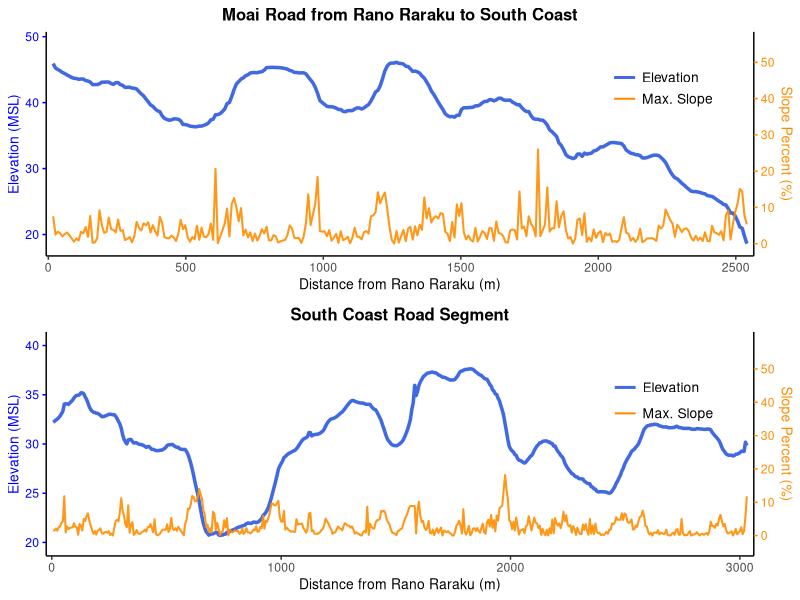
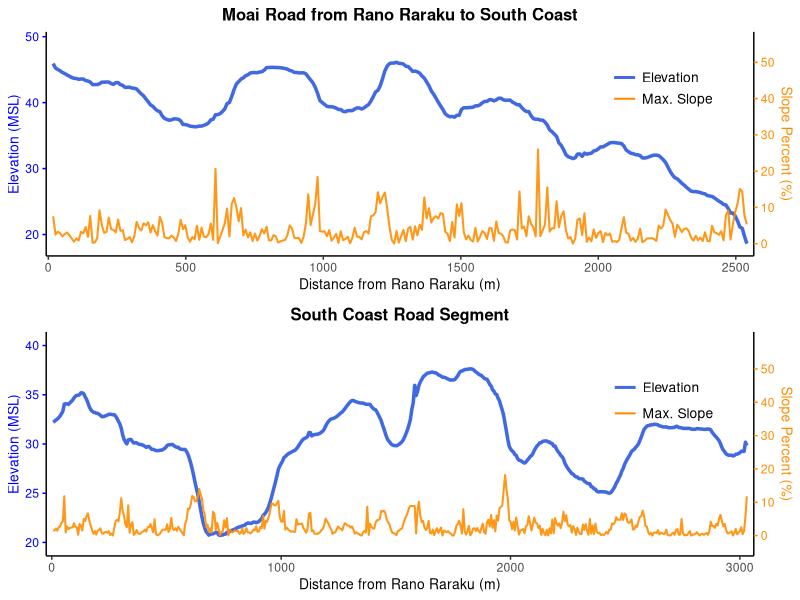

Generate these figures, in order, with R: (Note: this script raises an error after producing the figures.)
#!/usr/bin/env Rscript
# Figure 6: Elevation and slope profiles for moai transport roads
# Creates a two-panel figure showing elevation profiles and terrain slopes
# Data from GPS surveys of moai transport roads on Easter Island

library(readxl)
library(ggplot2)
library(dplyr)
library(tidyr)
library(cowplot)

cat("=== CREATING FIGURE 6: SLOPE PROFILES ===\n\n")

# Read the slope data files
cat("Reading slope data files...\n")
raraku_road <- read_excel("../data/moai_road_slope_from_raraku.xlsx")
south_coast <- read_excel("../data/southcoast_road_only_slope.xlsx")

# Clean column names for raraku road (handling duplicates)
names(raraku_road)[names(raraku_road) == "Max_Slope...13"] <- "Max_Slope"
names(raraku_road)[names(raraku_road) == "Max_Slope...6"] <- "Max_Slope_old"

# Clean column names for south coast (handling duplicates)
names(south_coast)[names(south_coast) == "Max_Slope...12"] <- "Max_Slope"
names(south_coast)[names(south_coast) == "Max_Slope...6"] <- "Max_Slope_old"

# Remove NA rows from both datasets
raraku_road <- raraku_road %>% 
  filter(!is.na(Distance) & !is.na(Elevation) & !is.na(Max_Slope))

south_coast <- south_coast %>% 
  filter(!is.na(Distance) & !is.na(Elevation) & !is.na(Max_Slope))

# Function to create dual-axis slope profile plot
create_slope_profile <- function(data, title) {
  # Ensure data is sorted by distance
  data <- data %>% arrange(Distance)
  
  # Calculate scaling factor for secondary axis
  max_elev <- max(data$Elevation, na.rm = TRUE)
  min_elev <- min(data$Elevation, na.rm = TRUE)
  max_slope <- max(data$Max_Slope, na.rm = TRUE)
  
  # Scale factor to fit slope data on same plot
  slope_scale <- (max_elev - min_elev) / 50
  
  # Create base plot with elevation
  p <- ggplot(data) +
    # Elevation profile (primary y-axis)
    geom_line(aes(x = Distance, y = Elevation), 
              color = "#4169E1", linewidth = 1.2) +
    
    # Max slope profile (secondary y-axis) - scaled to fit
    geom_line(aes(x = Distance, y = Max_Slope * slope_scale + min_elev), 
              color = "#FF8C00", linewidth = 0.7, alpha = 0.9) +
    
    # Primary y-axis (Elevation)
    scale_y_continuous(
      name = "Elevation (MSL)",
      limits = c(min_elev * 0.9, max_elev * 1.1),
      expand = c(0, 0)
    ) +
    
    # X-axis
    scale_x_continuous(
      name = "Distance from Rano Raraku (m)",
      expand = c(0.01, 0)
    ) +
    
    # Title and theme
    ggtitle(title) +
    theme_classic() +
    theme(
      plot.title = element_text(size = 12, face = "bold", hjust = 0.5),
      axis.title.x = element_text(size = 10),
      axis.title.y = element_text(size = 10, color = "blue"),
      axis.text.y = element_text(color = "blue"),
      axis.ticks.y = element_line(color = "blue"),
      panel.grid.major = element_blank(),
      panel.grid.minor = element_blank()
    )
  
  # Add secondary y-axis for slope
  p <- p + 
    scale_y_continuous(
      name = "Elevation (MSL)",
      limits = c(min_elev * 0.9, max_elev * 1.1),
      expand = c(0, 0),
      sec.axis = sec_axis(
        trans = ~ (. - min_elev) / slope_scale,
        name = "Slope Percent (%)",
        breaks = seq(0, 50, 10)
      )
    ) +
    theme(
      axis.title.y.right = element_text(size = 10, color = "darkorange"),
      axis.text.y.right = element_text(color = "darkorange"),
      axis.ticks.y.right = element_line(color = "darkorange")
    )
  
  # Add legend without box
  legend_x <- max(data$Distance) * 0.85
  legend_y_top <- max_elev * 0.95
  legend_y_bottom <- max_elev * 0.88
  
  p <- p +
    # Legend lines
    annotate("segment", 
             x = legend_x - max(data$Distance) * 0.04, 
             xend = legend_x - max(data$Distance) * 0.01,
             y = legend_y_top, yend = legend_y_top,
             color = "#4169E1", linewidth = 1) +
    annotate("segment", 
             x = legend_x - max(data$Distance) * 0.04, 
             xend = legend_x - max(data$Distance) * 0.01,
             y = legend_y_bottom, yend = legend_y_bottom,
             color = "#FF8C00", linewidth = 0.7) +
    # Legend text
    annotate("text", x = legend_x, y = legend_y_top,
             label = "Elevation", color = "black", size = 3.5, hjust = 0) +
    annotate("text", x = legend_x, y = legend_y_bottom,
             label = "Max. Slope", color = "black", size = 3.5, hjust = 0)
  
  return(p)
}

# Create plots for both roads
cat("Creating slope profile plots...\n")

# Plot 1: Moai Road from Rano Raraku
p1 <- create_slope_profile(raraku_road, 
                           "Moai Road from Rano Raraku to South Coast")

# Plot 2: South Coast Road Only
p2 <- create_slope_profile(south_coast, 
                           "South Coast Road Segment")

# Combine plots into a two-panel figure
combined_plot <- plot_grid(p1, p2, 
                          ncol = 1, 
                          nrow = 2,
                          align = "v",
                          rel_heights = c(1, 1))

# Save the figure in multiple formats
cat("Saving Figure 6...\n")

# High-resolution PNG for publication
png("../figures/Figure_6_slope_profiles.png", 
    width = 12, height = 8, units = "in", res = 600)
print(combined_plot)
dev.off()

# Preview PNG
png("../figures/Figure_6_slope_profiles_preview.png", 
    width = 12, height = 8, units = "in", res = 150)
print(combined_plot)
dev.off()

# SVG for editing
svglite::svglite("../figures/Figure_6_slope_profiles.svg", 
                 width = 12, height = 8)
print(combined_plot)
dev.off()

# PDF for manuscripts
pdf("../figures/Figure_6_slope_profiles.pdf", 
    width = 12, height = 8)
print(combined_plot)
dev.off()

# Print summary statistics
cat("\n=== SUMMARY STATISTICS ===\n")
cat("\nRano Raraku to South Coast Road:\n")
cat(sprintf("  Total distance: %.1f m\n", max(raraku_road$Distance)))
cat(sprintf("  Elevation range: %.1f - %.1f m\n", 
            min(raraku_road$Elevation), max(raraku_road$Elevation)))
cat(sprintf("  Maximum slope: %.1f%%\n", max(raraku_road$Max_Slope)))
cat(sprintf("  Mean slope: %.1f%%\n", mean(raraku_road$Max_Slope)))
cat(sprintf("  Slopes > 10%%: %d segments (%.1f%%)\n", 
            sum(raraku_road$Max_Slope > 10),
            100 * sum(raraku_road$Max_Slope > 10) / nrow(raraku_road)))

cat("\nSouth Coast Road Segment:\n")
cat(sprintf("  Total distance: %.1f m\n", max(south_coast$Distance)))
cat(sprintf("  Elevation range: %.1f - %.1f m\n", 
            min(south_coast$Elevation), max(south_coast$Elevation)))
cat(sprintf("  Maximum slope: %.1f%%\n", max(south_coast$Max_Slope)))
cat(sprintf("  Mean slope: %.1f%%\n", mean(south_coast$Max_Slope)))
cat(sprintf("  Slopes > 10%%: %d segments (%.1f%%)\n", 
            sum(south_coast$Max_Slope > 10),
            100 * sum(south_coast$Max_Slope > 10) / nrow(south_coast)))

cat("\nFigure 6 saved as:\n")
cat("  ../figures/Figure_6_slope_profiles.png (600 dpi)\n")
cat("  ../figures/Figure_6_slope_profiles_preview.png (150 dpi)\n")
cat("  ../figures/Figure_6_slope_profiles.svg\n")
cat("  ../figures/Figure_6_slope_profiles.pdf\n")
